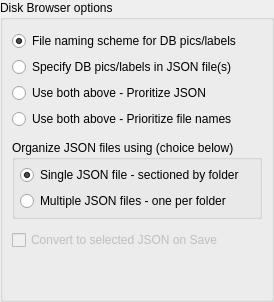
   <widget class="QWidget" name="page_diskbrowser">
    <layout class="QGridLayout" name="gridLayout_15">
     <property name="leftMargin">
      <number>0</number>
     </property>
     <property name="topMargin">
      <number>0</number>
     </property>
     <property name="rightMargin">
      <number>0</number>
     </property>
     <property name="bottomMargin">
      <number>0</number>
     </property>
     <property name="spacing">
      <number>0</number>
     </property>
     <item row="0" column="0">
      <widget class="QGroupBox" name="group_db">
       <property name="minimumSize">
        <size>
         <width>0</width>
         <height>0</height>
        </size>
       </property>
       <property name="title">
        <string>Disk Browser options</string>
       </property>
       <layout class="QGridLayout" name="gridLayout_16">
        <property name="topMargin">
         <number>11</number>
        </property>
        <item row="3" column="0">
         <widget class="QRadioButton" name="rb_json">
          <property name="sizePolicy">
           <sizepolicy hsizetype="Preferred" vsizetype="Fixed">
            <horstretch>0</horstretch>
            <verstretch>0</verstretch>
           </sizepolicy>
          </property>
          <property name="text">
           <string>Specify DB pics/labels in JSON file(s)</string>
          </property>
          <property name="checked">
           <bool>false</bool>
          </property>
         </widget>
        </item>
        <item row="14" column="0">
         <spacer name="spacer1">
          <property name="orientation">
           <enum>Qt::Vertical</enum>
          </property>
          <property name="sizeHint" stdset="0">
           <size>
            <width>20</width>
            <height>40</height>
           </size>
          </property>
         </spacer>
        </item>
        <item row="4" column="0">
         <widget class="QRadioButton" name="rb_json_filename">
          <property name="text">
           <string>Use both above - Proritize JSON</string>
          </property>
         </widget>
        </item>
        <item row="2" column="0">
         <widget class="QRadioButton" name="rb_filename">
          <property name="sizePolicy">
           <sizepolicy hsizetype="Preferred" vsizetype="Fixed">
            <horstretch>0</horstretch>
            <verstretch>0</verstretch>
           </sizepolicy>
          </property>
          <property name="text">
           <string>File naming scheme for DB pics/labels</string>
          </property>
          <property name="checked">
           <bool>true</bool>
          </property>
         </widget>
        </item>
        <item row="6" column="0">
         <widget class="QRadioButton" name="rb_filename_json">
          <property name="text">
           <string>Use both above - Prioritize file names</string>
          </property>
          <property name="checked">
           <bool>false</bool>
          </property>
         </widget>
        </item>
        <item row="7" column="0">
         <spacer name="verticalSpacer_2">
          <property name="orientation">
           <enum>Qt::Vertical</enum>
          </property>
          <property name="sizeType">
           <enum>QSizePolicy::Fixed</enum>
          </property>
          <property name="sizeHint" stdset="0">
           <size>
            <width>20</width>
            <height>5</height>
           </size>
          </property>
         </spacer>
        </item>
        <item row="10" column="0">
         <widget class="QCheckBox" name="cb_export">
          <property name="enabled">
           <bool>false</bool>
          </property>
          <property name="text">
           <string>Convert to selected JSON on Save</string>
          </property>
         </widget>
        </item>
        <item row="8" column="0">
         <widget class="QGroupBox" name="groupBox">
          <property name="title">
           <string>Organize JSON files using (choice below)</string>
          </property>
          <property name="checkable">
           <bool>false</bool>
          </property>
          <layout class="QVBoxLayout" name="verticalLayout_6">
           <property name="leftMargin">
            <number>5</number>
           </property>
           <property name="topMargin">
            <number>5</number>
           </property>
           <property name="rightMargin">
            <number>5</number>
           </property>
           <property name="bottomMargin">
            <number>5</number>
           </property>
           <item>
            <widget class="QRadioButton" name="rb_combine_all">
             <property name="sizePolicy">
              <sizepolicy hsizetype="Preferred" vsizetype="Fixed">
               <horstretch>0</horstretch>
               <verstretch>0</verstretch>
              </sizepolicy>
             </property>
             <property name="text">
              <string>Single JSON file - sectioned by folder</string>
             </property>
             <property name="checked">
              <bool>true</bool>
             </property>
            </widget>
           </item>
           <item>
            <widget class="QRadioButton" name="rb_1json_per_folder">
             <property name="sizePolicy">
              <sizepolicy hsizetype="Preferred" vsizetype="Fixed">
               <horstretch>0</horstretch>
               <verstretch>0</verstretch>
              </sizepolicy>
             </property>
             <property name="text">
              <string>Multiple JSON files - one per folder</string>
             </property>
            </widget>
           </item>
          </layout>
         </widget>
        </item>
        <item row="9" column="0">
         <spacer name="verticalSpacer_3">
          <property name="orientation">
           <enum>Qt::Vertical</enum>
          </property>
          <property name="sizeType">
           <enum>QSizePolicy::Fixed</enum>
          </property>
          <property name="sizeHint" stdset="0">
           <size>
            <width>20</width>
            <height>5</height>
           </size>
          </property>
         </spacer>
        </item>
       </layout>
      </widget>
     </item>
    </layout>
   </widget>
